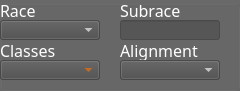
   <widget class="QGroupBox" name="RaceClassAliggroupBox">
    <property name="geometry">
     <rect>
      <x>10</x>
      <y>70</y>
      <width>240</width>
      <height>91</height>
     </rect>
    </property>
    <property name="styleSheet">
     <string notr="true">background-color: rgba(75, 75, 75, 150);
color: rgb(255, 255, 255);
</string>
    </property>
    <property name="title">
     <string/>
    </property>
    <widget class="QLabel" name="RaceLabel">
     <property name="geometry">
      <rect>
       <x>0</x>
       <y>0</y>
       <width>80</width>
       <height>20</height>
      </rect>
     </property>
     <property name="font">
      <font>
       <family>Bernard MT Condensed</family>
       <pointsize>12</pointsize>
       <weight>50</weight>
       <italic>false</italic>
       <bold>false</bold>
      </font>
     </property>
     <property name="styleSheet">
      <string notr="true">font: 12pt &quot;Bernard MT Condensed&quot;;
background-color: rgb(255, 255, 255,0);</string>
     </property>
     <property name="text">
      <string>Race</string>
     </property>
    </widget>
    <widget class="QLabel" name="SubRaceLabel">
     <property name="geometry">
      <rect>
       <x>120</x>
       <y>0</y>
       <width>80</width>
       <height>20</height>
      </rect>
     </property>
     <property name="font">
      <font>
       <family>Bernard MT Condensed</family>
       <pointsize>12</pointsize>
       <weight>50</weight>
       <italic>false</italic>
       <bold>false</bold>
      </font>
     </property>
     <property name="styleSheet">
      <string notr="true">font: 12pt &quot;Bernard MT Condensed&quot;;
background-color: rgb(255, 255, 255,0);</string>
     </property>
     <property name="text">
      <string>Subrace</string>
     </property>
    </widget>
    <widget class="QComboBox" name="RaceComboBox">
     <property name="geometry">
      <rect>
       <x>0</x>
       <y>20</y>
       <width>100</width>
       <height>20</height>
      </rect>
     </property>
     <property name="font">
      <font>
       <family>Bernard MT Condensed</family>
       <pointsize>12</pointsize>
       <weight>50</weight>
       <italic>false</italic>
       <bold>false</bold>
      </font>
     </property>
     <property name="styleSheet">
      <string notr="true">font: 12pt &quot;Bernard MT Condensed&quot;;</string>
     </property>
    </widget>
    <widget class="QLineEdit" name="SubRaceTextEdit">
     <property name="geometry">
      <rect>
       <x>120</x>
       <y>20</y>
       <width>100</width>
       <height>20</height>
      </rect>
     </property>
     <property name="font">
      <font>
       <family>Bernard MT Condensed</family>
       <pointsize>12</pointsize>
       <weight>50</weight>
       <italic>false</italic>
       <bold>false</bold>
      </font>
     </property>
     <property name="styleSheet">
      <string notr="true">font: 12pt &quot;Bernard MT Condensed&quot;;</string>
     </property>
    </widget>
    <widget class="QLabel" name="ClassesLabel">
     <property name="geometry">
      <rect>
       <x>0</x>
       <y>40</y>
       <width>80</width>
       <height>20</height>
      </rect>
     </property>
     <property name="font">
      <font>
       <family>Bernard MT Condensed</family>
       <pointsize>12</pointsize>
       <weight>50</weight>
       <italic>false</italic>
       <bold>false</bold>
      </font>
     </property>
     <property name="styleSheet">
      <string notr="true">font: 12pt &quot;Bernard MT Condensed&quot;;
background-color: rgb(255, 255, 255,0);</string>
     </property>
     <property name="text">
      <string>Classes</string>
     </property>
    </widget>
    <widget class="QComboBox" name="ClassesComboBox">
     <property name="geometry">
      <rect>
       <x>0</x>
       <y>60</y>
       <width>100</width>
       <height>20</height>
      </rect>
     </property>
     <property name="palette">
      <palette>
       <active>
        <colorrole role="WindowText">
         <brush brushstyle="SolidPattern">
          <color alpha="255">
           <red>255</red>
           <green>115</green>
           <blue>0</blue>
          </color>
         </brush>
        </colorrole>
        <colorrole role="Button">
         <brush brushstyle="SolidPattern">
          <color alpha="150">
           <red>75</red>
           <green>75</green>
           <blue>75</blue>
          </color>
         </brush>
        </colorrole>
        <colorrole role="Text">
         <brush brushstyle="SolidPattern">
          <color alpha="255">
           <red>255</red>
           <green>115</green>
           <blue>0</blue>
          </color>
         </brush>
        </colorrole>
        <colorrole role="ButtonText">
         <brush brushstyle="SolidPattern">
          <color alpha="255">
           <red>255</red>
           <green>115</green>
           <blue>0</blue>
          </color>
         </brush>
        </colorrole>
        <colorrole role="Base">
         <brush brushstyle="SolidPattern">
          <color alpha="150">
           <red>75</red>
           <green>75</green>
           <blue>75</blue>
          </color>
         </brush>
        </colorrole>
        <colorrole role="Window">
         <brush brushstyle="SolidPattern">
          <color alpha="150">
           <red>75</red>
           <green>75</green>
           <blue>75</blue>
          </color>
         </brush>
        </colorrole>
       </active>
       <inactive>
        <colorrole role="WindowText">
         <brush brushstyle="SolidPattern">
          <color alpha="255">
           <red>255</red>
           <green>115</green>
           <blue>0</blue>
          </color>
         </brush>
        </colorrole>
        <colorrole role="Button">
         <brush brushstyle="SolidPattern">
          <color alpha="150">
           <red>75</red>
           <green>75</green>
           <blue>75</blue>
          </color>
         </brush>
        </colorrole>
        <colorrole role="Text">
         <brush brushstyle="SolidPattern">
          <color alpha="255">
           <red>255</red>
           <green>115</green>
           <blue>0</blue>
          </color>
         </brush>
        </colorrole>
        <colorrole role="ButtonText">
         <brush brushstyle="SolidPattern">
          <color alpha="255">
           <red>255</red>
           <green>115</green>
           <blue>0</blue>
          </color>
         </brush>
        </colorrole>
        <colorrole role="Base">
         <brush brushstyle="SolidPattern">
          <color alpha="150">
           <red>75</red>
           <green>75</green>
           <blue>75</blue>
          </color>
         </brush>
        </colorrole>
        <colorrole role="Window">
         <brush brushstyle="SolidPattern">
          <color alpha="150">
           <red>75</red>
           <green>75</green>
           <blue>75</blue>
          </color>
         </brush>
        </colorrole>
       </inactive>
       <disabled>
        <colorrole role="WindowText">
         <brush brushstyle="SolidPattern">
          <color alpha="255">
           <red>255</red>
           <green>115</green>
           <blue>0</blue>
          </color>
         </brush>
        </colorrole>
        <colorrole role="Button">
         <brush brushstyle="SolidPattern">
          <color alpha="150">
           <red>75</red>
           <green>75</green>
           <blue>75</blue>
          </color>
         </brush>
        </colorrole>
        <colorrole role="Text">
         <brush brushstyle="SolidPattern">
          <color alpha="255">
           <red>255</red>
           <green>115</green>
           <blue>0</blue>
          </color>
         </brush>
        </colorrole>
        <colorrole role="ButtonText">
         <brush brushstyle="SolidPattern">
          <color alpha="255">
           <red>255</red>
           <green>115</green>
           <blue>0</blue>
          </color>
         </brush>
        </colorrole>
        <colorrole role="Base">
         <brush brushstyle="SolidPattern">
          <color alpha="150">
           <red>75</red>
           <green>75</green>
           <blue>75</blue>
          </color>
         </brush>
        </colorrole>
        <colorrole role="Window">
         <brush brushstyle="SolidPattern">
          <color alpha="150">
           <red>75</red>
           <green>75</green>
           <blue>75</blue>
          </color>
         </brush>
        </colorrole>
       </disabled>
      </palette>
     </property>
     <property name="font">
      <font>
       <family>Bernard MT Condensed</family>
       <pointsize>12</pointsize>
       <weight>50</weight>
       <italic>false</italic>
       <bold>false</bold>
      </font>
     </property>
     <property name="styleSheet">
      <string notr="true">font: 11.5pt &quot;Bernard MT Condensed&quot;;
color: rgb(255, 115, 0);</string>
     </property>
    </widget>
    <widget class="QLabel" name="AlignmentLabel">
     <property name="geometry">
      <rect>
       <x>120</x>
       <y>40</y>
       <width>80</width>
       <height>20</height>
      </rect>
     </property>
     <property name="font">
      <font>
       <family>Bernard MT Condensed</family>
       <pointsize>12</pointsize>
       <weight>50</weight>
       <italic>false</italic>
       <bold>false</bold>
      </font>
     </property>
     <property name="styleSheet">
      <string notr="true">font: 12pt &quot;Bernard MT Condensed&quot;;
background-color: rgb(255, 255, 255,0);</string>
     </property>
     <property name="text">
      <string>Alignment</string>
     </property>
    </widget>
    <widget class="QComboBox" name="AlignmentComboBox">
     <property name="geometry">
      <rect>
       <x>120</x>
       <y>60</y>
       <width>100</width>
       <height>20</height>
      </rect>
     </property>
     <property name="font">
      <font>
       <family>Bernard MT Condensed</family>
       <pointsize>12</pointsize>
       <weight>50</weight>
       <italic>false</italic>
       <bold>false</bold>
      </font>
     </property>
     <property name="styleSheet">
      <string notr="true">font: 12pt &quot;Bernard MT Condensed&quot;;</string>
     </property>
    </widget>
   </widget>
